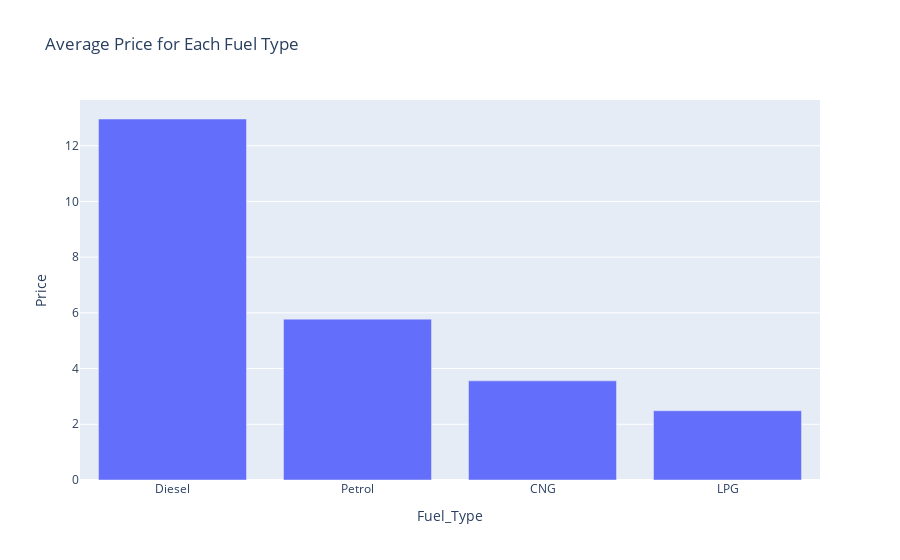

Notebook code for this chart:
### Code cell
fig = px.bar(fuel_type_price_mean,
             x="Fuel_Type",
             y="Price",
             title="Average Price for Each Fuel Type")

# Show the plot
fig.show()

### Figure 1 — Plotly figure (JSON) as saved in the notebook; plotly's stock layout.template omitted (floating-point values rounded to 4 significant figures)
{"data": [{"alignmentgroup": "True", "hovertemplate": "Fuel_Type=%{x}<br>Price=%{y}<extra></extra>", "legendgroup": "", "marker": {"color": "#636efa", "pattern": {"shape": ""}}, "name": "", "offsetgroup": "", "orientation": "v", "showlegend": false, "textposition": "auto", "type": "bar", "x": ["Diesel", "Petrol", "CNG", "LPG"], "xaxis": "x", "y": [12.96, 5.773, 3.559, 2.487], "yaxis": "y"}], "layout": {"barmode": "relative", "legend": {"tracegroupgap": 0}, "title": {"text": "Average Price for Each Fuel Type"}, "xaxis": {"anchor": "y", "domain": [0, 1], "title": {"text": "Fuel_Type"}}, "yaxis": {"anchor": "x", "domain": [0, 1], "title": {"text": "Price"}}}}
